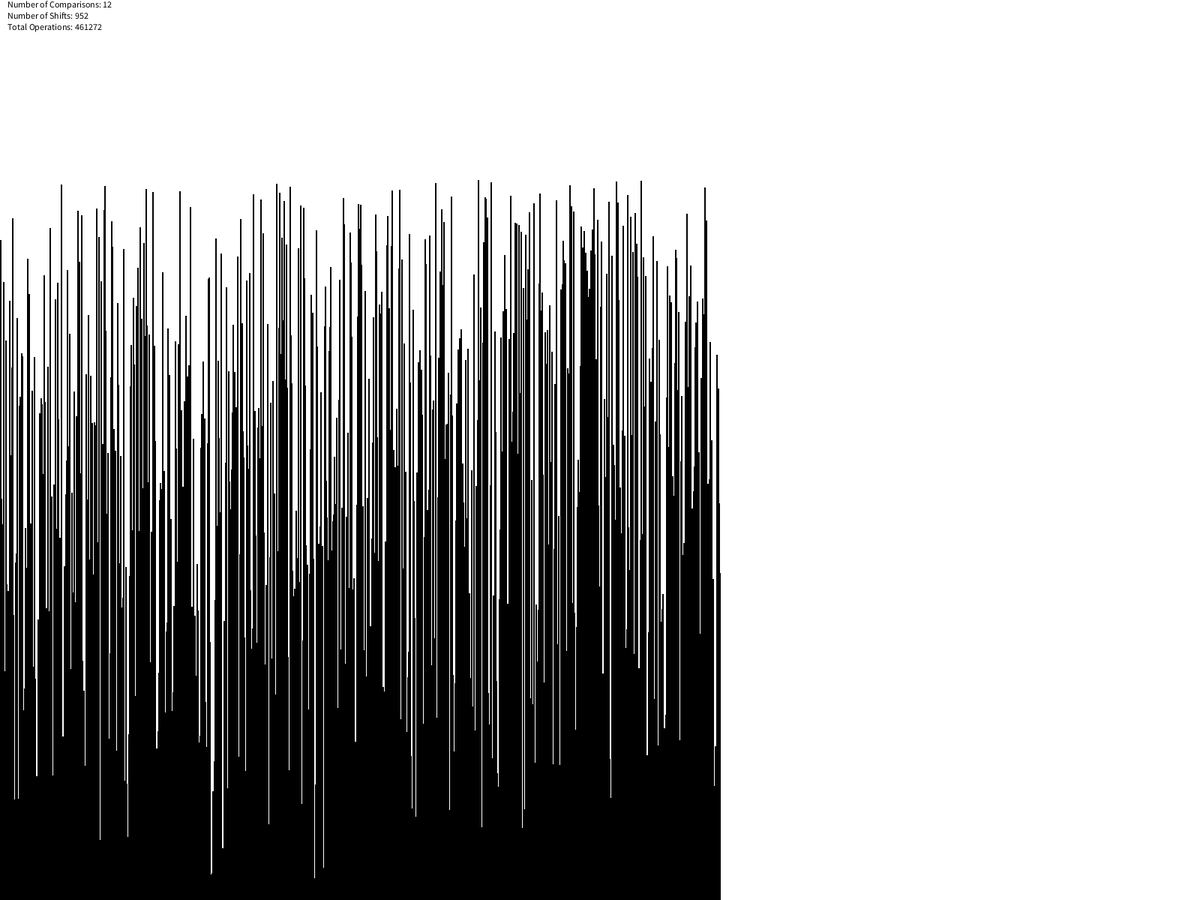
Frame 1 (no input)
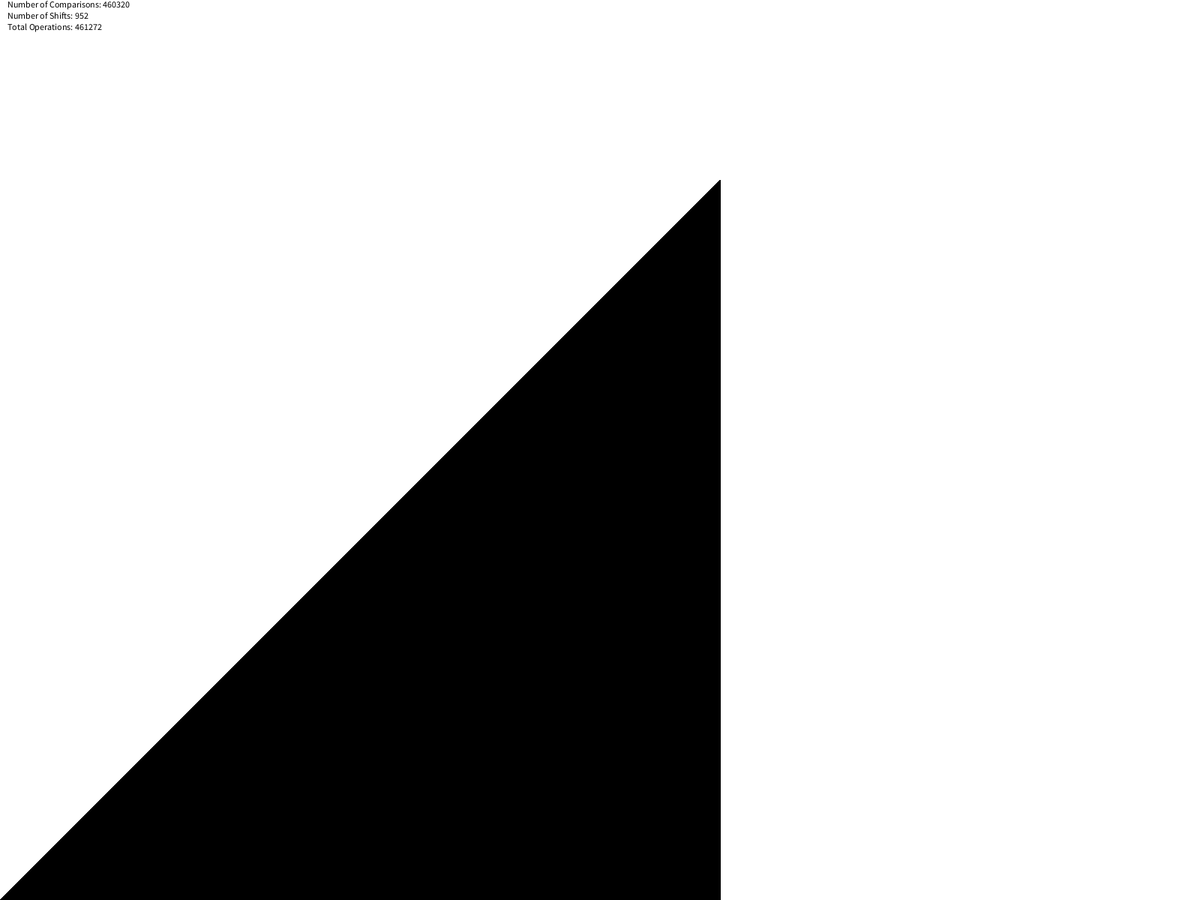
Frame 2 (the mouse pressed at the canvas centre, redrawn once)

The Processing sketch that drew these frames (run headless with seeded random() and noise(); the mouse was pressed at the canvas centre and the sketch redrawn once):

// Processing sketch: SelectionSort
// ── SelectionSort.pde
int N = 960;
int delay = 0;
int i, j, w, h, min, shifts, comps;
int[] arr;
boolean done;

void setup() {
  // set up
  fullScreen();
  //size(600, 300);
  background(255);
  noLoop();
  // define variables
  w = width / N;
  h = (height-10) / N;
  arr = new int[N];
  shifts = 0;
  comps = 0;
  done = false;
  // fill array
  for (int i = 0; i < N; i++) {
    arr[i] = i;
  }
  //shuffle values
  for (int i = 0; i < N; i++) {
    swap(i, int(random(N)));
  }
  thread("SelSort");
}

void draw() {
  background(255);
  for (int k = 0; k < N; k++) {
    //fill(125);
    fill(setColor(k));
    rect(k*w, height, w, -(arr[k] * h + h));
  }
  fill(0);
  text("Number of Comparisons: " + comps, 10, 10);
  text("Number of Shifts: " + shifts, 10, 25);
  text("Total Operations: " + (shifts + comps), 10, 40);
}

void swap(int value, int swap) {
  int temp = arr[value];
  arr[value] = arr[swap];
  arr[swap] = temp;
}

color setColor(int x) {
  if (done || x < i) {
    return color(0, 255, 0);
  } else if (x == i) {
    return color(0, 0, 255);
  } else if (x == j) {
    return color(245, 236, 66);
  } else if (x == min){
    return color(236,29,35);
  } else {
    return color(125);
  }
}

void SelSort() {
  for (i = 0; i < N - 1; i++) {
    min =  i;
    for (j = i+1; j < N; j++) {
      comps++;
      delay(delay);
      redraw();
      if (arr[j] < arr[min]) {
        min = j;
      }
    }
    if (i != min) {
      shifts++;
      swap(i, min);
      delay(delay);
      redraw();
    }
  }  
  done = true;
  delay(10);
  redraw();
}
